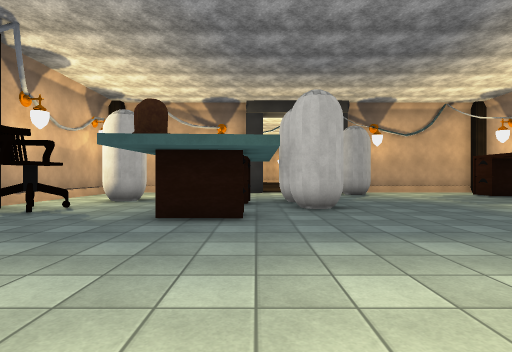
View 1 (above)

20 first-person views from a walk through a Unity game level. The camera is 1.3 m above the floor, looks level and sees 80° across. The floor is counted in squares, 2 m on a side. Each view is taken from the middle of a square. On the plan, view 1 faces up. The plan holds only what a view shows up to about 10 squares ahead; the rest is blank. The place goes on beyond the plan. The player character is not drawn. Some surface patterns are stand-ins.

View 2
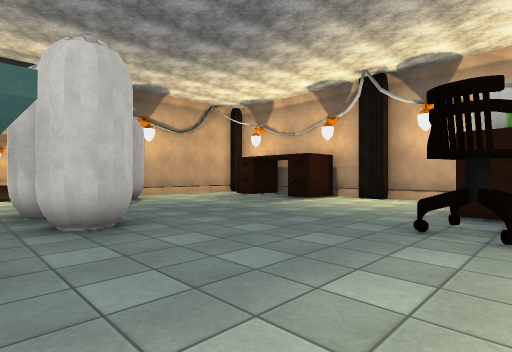

View 3
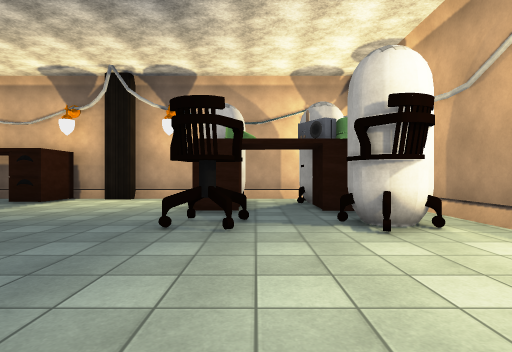

View 4
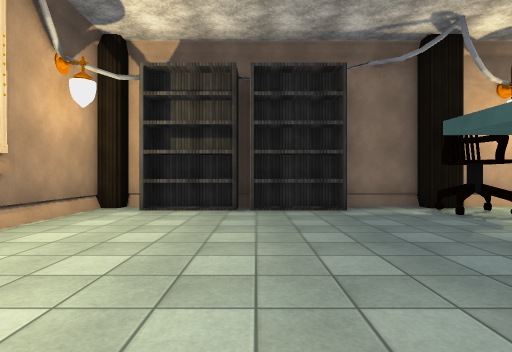

View 5
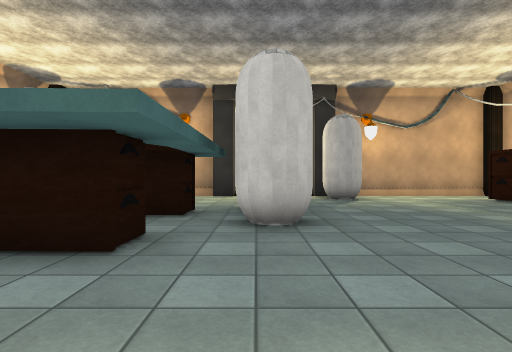

View 6
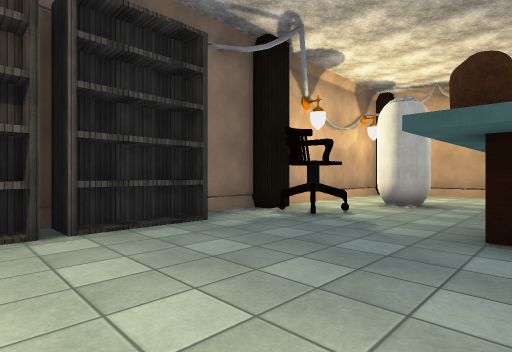

View 7
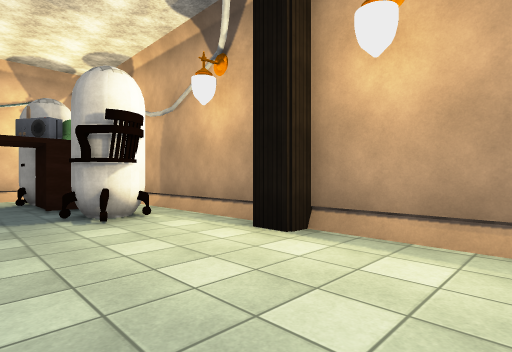

View 8
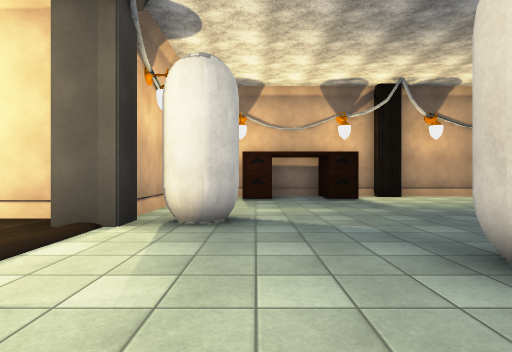

View 9
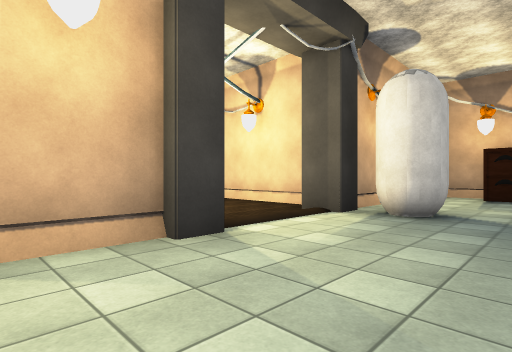

View 10
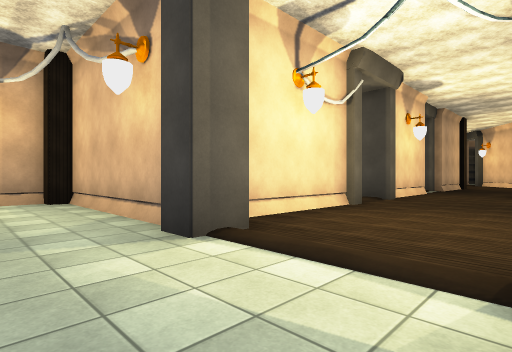

View 11
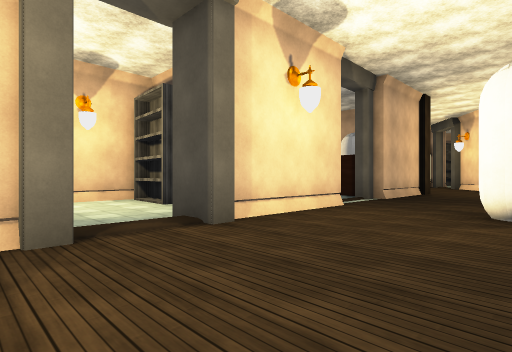

View 12
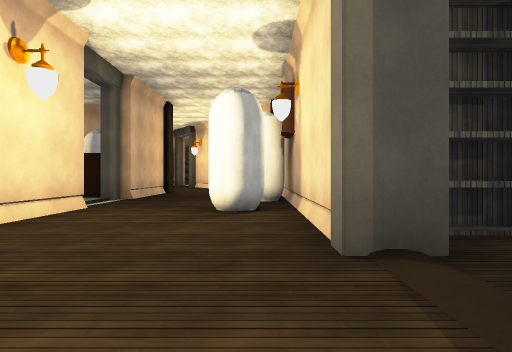

View 13
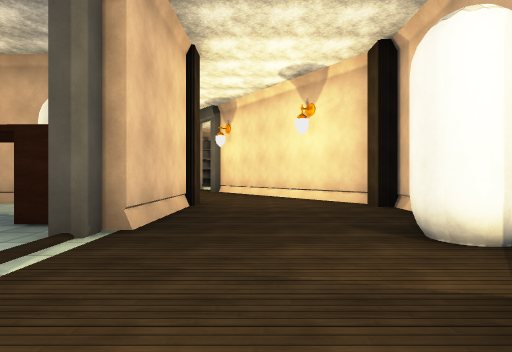

View 14
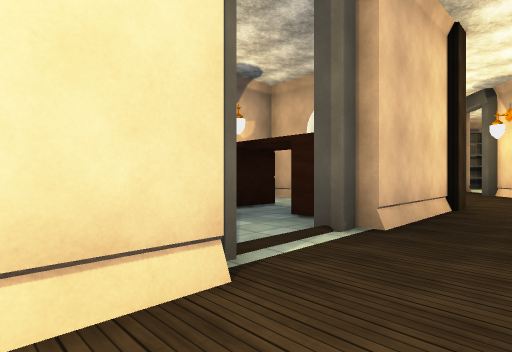

View 15
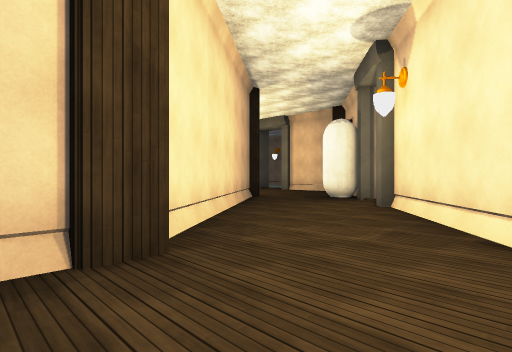

View 16
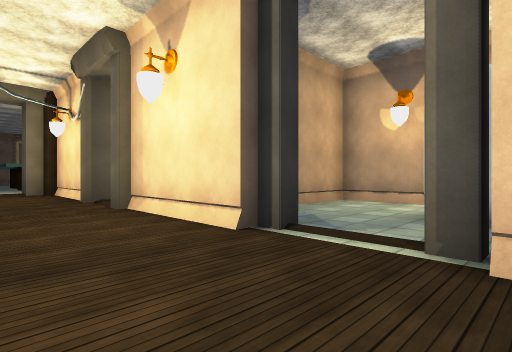

View 17
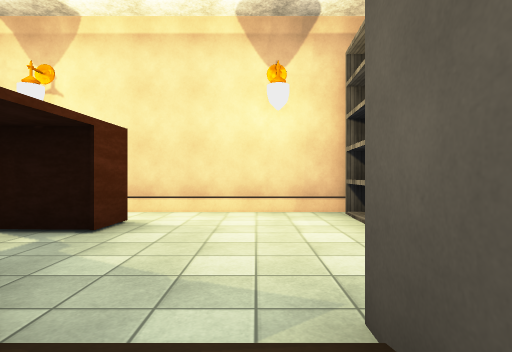

View 18
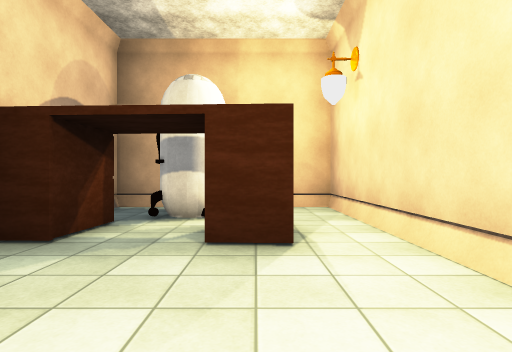

View 19
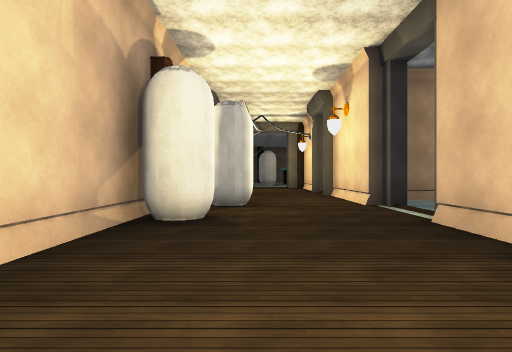

View 20
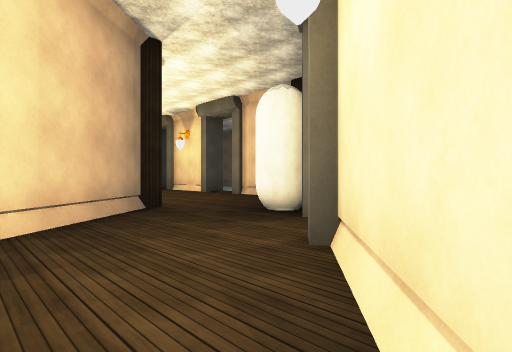

### Floor plan
Key: @ floor where view 1 was taken; # wall or solid block; x gap in a wall; . floor; C chair; B bookshelf; O other object.
Columns run from 7 left of view 1 to 9 right of it. Each row starts with its distance up from view 1.
 37 ...
 36 .... #
 35 ....##
 34   #....#
 33   ##...##
 32    ##...##
 31     # ...#
 30      #...##
 29      #....##
 28  ##  ##....#
 27       #....#
 26    O. #....#
 25    #.##....#
 24    ##.x...##
 23  #.........#
 22  #....#...##
 21  ######....#
 20  #BB  #....#BB
 19  #....#....#..
 18  #...........
 17  #..........
 16  #.#.##....#
 15  #.O.##....#
 14  #. O.#....#
 13  #.  .#....#
 12  #######..#######
 11  #........##....#
 10  #.............O#
  9  #..............#
  8  #.##...#......##
  7  #....#x#.......#
  6  #.C....#.......#
  5  #....O.........#
  4  #..............#
  3  #B........C.#O #
  2  #B.............#
  1   B...........#.#
  0   B....@...C.#O
 -1  #...O#..#....
 -2  #### ########

Where each view was taken, in squares from view 1:
view 1: 0 up, 0 right, facing up
view 2: 2 up, 0 right, facing up-right
view 3: 2 up, 0 right, facing right
view 4: 2 up, 1 right, facing left
view 5: 2 up, 1 right, facing up
view 6: 1 up, 1 left, facing up-left
view 7: 2 up, 1 left, facing down-right
view 8: 10 up, 1 left, facing right
view 9: 9 up, 2 left, facing up-right
view 10: 10 up, 3 right, facing up-left
view 11: 16 up, 3 right, facing up-left
view 12: 16 up, 3 right, facing up
view 13: 21 up, 1 right, facing up
view 14: 21 up, 1 right, facing up-left
view 15: 27 up, 2 right, facing up-left
view 16: 25 up, 2 right, facing down-left
view 17: 18 up, 0 right, facing left
view 18: 19 up, 4 left, facing down
view 19: 29 up, 2 right, facing down
view 20: 31 up, 1 right, facing up-left
